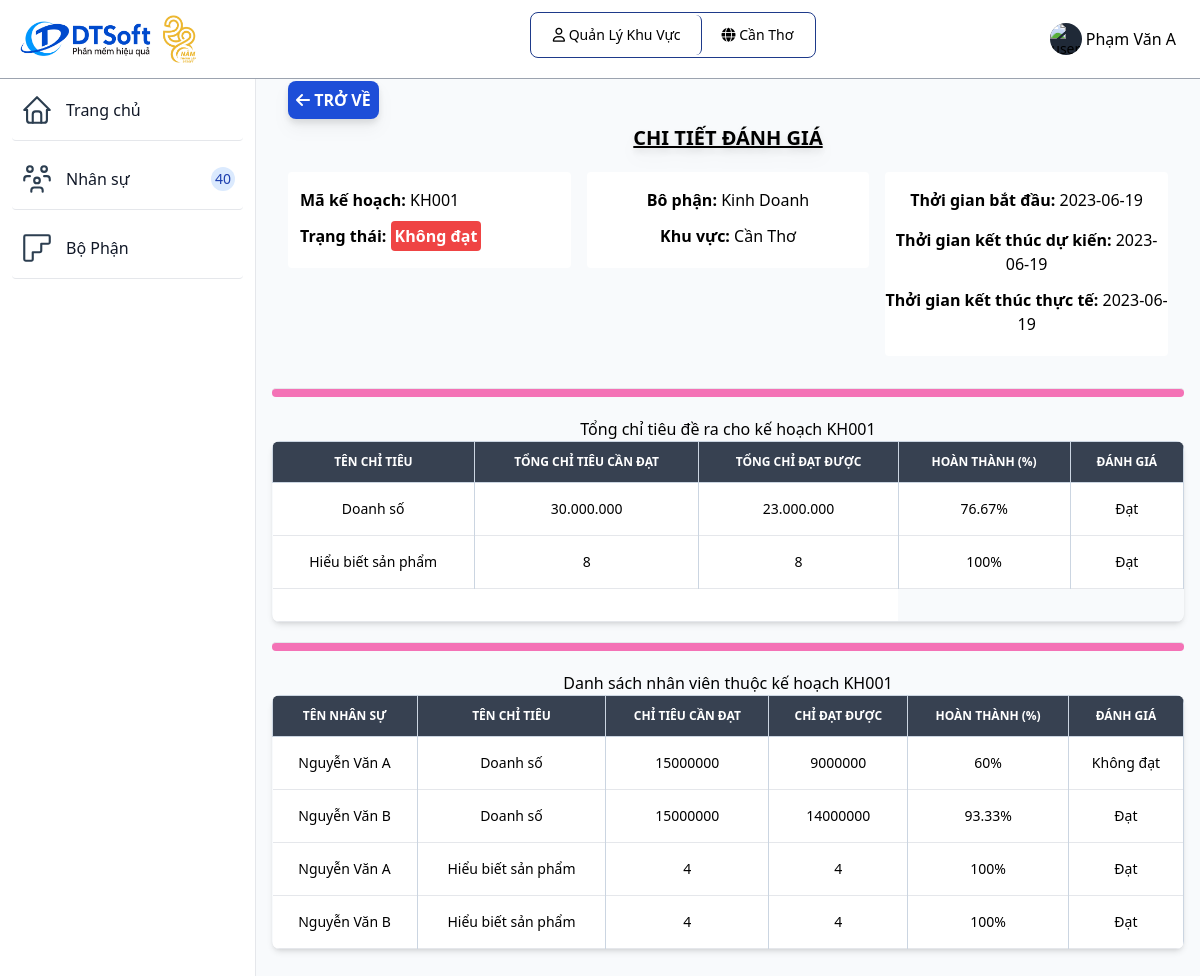
Page /chitietdanhgia.php?id=KH001 (signed in) on the committed database.
### tables this page shows
CREATE TABLE `vaitro` (
  `id_vaitro` varchar(10) NOT NULL,
  `tenvaitro` varchar(255) NOT NULL,
  `mota` varchar(255) NOT NULL
);

CREATE TABLE `khuvuc` (
  `id_khuvuc` varchar(10) NOT NULL,
  `tenkhuvuc` varchar(255) NOT NULL,
  `diachi` varchar(255) NOT NULL,
  `sdt` int(20) NOT NULL
);

CREATE TABLE `bophan` (
  `id_bophan` varchar(10) NOT NULL,
  `id_khuvuc` varchar(10) NOT NULL,
  `tenbophan` varchar(255) NOT NULL,
  `cvchuyenmon` varchar(255) NOT NULL
);

CREATE TABLE `kehoachgiaoviec` (
  `id_kehoachgiaoviec` varchar(10) NOT NULL,
  `id_bophan` varchar(10) NOT NULL,
  `id_khuvuc` varchar(10) NOT NULL,
  `tenkh` varchar(255) NOT NULL,
  `ngaybatdau` date NOT NULL,
  `ngayktdukien` date NOT NULL,
  `ngayktthucte` date NOT NULL,
  `trangthai` varchar(30) NOT NULL
);

CREATE TABLE `theodoikehoach` (
  `id` int(11) NOT NULL,
  `id_nguoidung` varchar(10) DEFAULT NULL,
  `id_chitieu` varchar(10) NOT NULL,
  `id_kehoachgiaoviec` varchar(10) NOT NULL,
  `chitieucandat` int(255) DEFAULT NULL,
  `chitieudatduoc` int(255) DEFAULT NULL,
  `trangthai` varchar(25) DEFAULT NULL
);

CREATE TABLE `nguoidung` (
  `id_nguoidung` varchar(10) NOT NULL,
  `id_bophan` varchar(10) DEFAULT NULL,
  `id_vaitro` varchar(10) NOT NULL,
  `id_khuvuc` varchar(10) DEFAULT NULL,
  `tennguoidung` varchar(255) NOT NULL,
  `sdt_nd` varchar(20) NOT NULL,
  `diachi_nd` varchar(255) NOT NULL,
  `email` varchar(255) NOT NULL,
  `password` varchar(255) NOT NULL,
  `ngaysinh` date NOT NULL,
  `gioitinh` varchar(255) NOT NULL
);

CREATE TABLE `chitieu` (
  `id_chitieu` varchar(10) NOT NULL,
  `tenchitieu` varchar(255) NOT NULL
);

### chitietdanhgia.php (the view, shortened to what the rows shown need)
<?php
include "inc/header.php";
include "db/database.php";
?>
<?php
if (!isset($_GET['id']) || $_GET['id'] == NULL) {
    echo "Lỗi rồi";
} else {
    $id = $_GET['id'];
}
$sql = "SELECT * FROM kehoachgiaoviec WHERE  id_kehoachgiaoviec = '$id'";
$result = mysqli_query($ketnoi, $sql);
$row = mysqli_fetch_array($result);
$ngaybatdau = $row["ngaybatdau"];
$ngayktdukien = $row["ngayktdukien"];
$ngayktthucte = $row["ngayktthucte"];
$id_bophan = $row["id_bophan"];
$id_khuvuc = $row["id_khuvuc"];
$sql_bophan = "SELECT `tenbophan` FROM `bophan` WHERE `id_bophan` = '" . $id_bophan . "'";
$result_bophan = mysqli_query($ketnoi, $sql_bophan);
$row_bophan = mysqli_fetch_array($result_bophan);
$tenbophan = $row_bophan["tenbophan"];
$sql_khuvuc = "SELECT `tenkhuvuc` FROM `khuvuc` WHERE `id_khuvuc` = '" . $id_khuvuc . "'";
$result_khuvuc = mysqli_query($ketnoi, $sql_khuvuc);
$row_khuvuc = mysqli_fetch_array($result_khuvuc);
$tenkhuvuc = $row_khuvuc["tenkhuvuc"];
?>
<div class="p-4 sm:ml-64">
    <div class="p-4 mt-14">
        <div class="grid grid-cols-3 gap-4 mb-4">
            <div class="items-center justify-center h-24 rounded bg-white text-center">
                <p class="text-base mt-4 mb-3"><b>Bô phận:</b> <?php echo $tenbophan ?></p>
                <p class="text-base"><b>Khu vực:</b> <?php echo $tenkhuvuc ?></p>
            </div>
            <div class="items-center justify-center pb-5 rounded bg-white text-center">
                <p class="text-base mt-4 mb-3"><b>Thởi gian bắt đầu:</b> <?php echo $ngaybatdau ?></p>
                <p class="text-base mt-4 mb-3"><b>Thởi gian kết thúc dự kiến:</b> <?php echo $ngayktdukien ?></p>
                <p class="text-base"><b>Thởi gian kết thúc thực tế:</b> <?php echo $ngayktthucte ?></p>
            </div>
        </div>
    </div>
    <div class="mb-4 mt-5">
        <div class="relative overflow-x-auto shadow-md sm:rounded-lg">
            <table class="w-full text-sm text-gray-500 dark:text-gray-400">
                <thead class="text-xs text-white uppercase bg-gray-700">
                    <tr>
                        <th class="px-3 py-3 border border-slate-300">
                            Tên chỉ tiêu
                        </th>
                        <th class="px-3 py-3 border border-slate-300">
                            Tổng chỉ tiêu cần đạt
                        </th>
                        <th class="px-3 py-3 border border-slate-300">
                            Tổng chỉ đạt được
                        </th>
                        <th class="px-3 py-3 border border-slate-300">
                            Hoàn thành (%)
                        </th>
                        <th class="px-3 py-3 border border-slate-300">
                            Đánh giá
                        </th>
                    </tr>
                </thead>
                <?php
                    $sql2 = "SELECT chitieu.tenchitieu, SUM(theodoikehoach.chitieudatduoc) AS tongchitieuđatuoc, SUM(theodoikehoach.chitieucandat) AS tongchitieucandat
                    FROM theodoikehoach
                    INNER JOIN chitieu ON theodoikehoach.id_chitieu = chitieu.id_chitieu
                    WHERE theodoikehoach.id_kehoachgiaoviec = '" . $id . "'
                    GROUP BY chitieu.tenchitieu";
                    $result2 = mysqli_query($ketnoi, $sql2);
                    while ($row2 = mysqli_fetch_array($result2)) {
                        $tongchitieuđatuoc = $row2["tongchitieuđatuoc"];
                        $tongchitieucandat = $row2["tongchitieucandat"];
                ?>
                        <?php
                        if ($tongchitieuđatuoc) {
                            $phanTramHoanThanh = ($tongchitieuđatuoc / $tongchitieucandat) * 100;
                        } else echo "--";
                        ?>
                <?php
                    }
                ?>
            </table>
        </div>
        <div class="mb-4 mt-5">
            <div class="relative overflow-x-auto shadow-md sm:rounded-lg">
                <table class="w-full text-sm text-gray-500 dark:text-gray-400">
                    <thead class="text-xs text-white uppercase bg-gray-700">
                        <tr>
                            <th class="px-3 py-3 border border-slate-300">
                                Tên nhân sự
                            </th>
                            <th class="px-3 py-3 border border-slate-300">
                                Tên chỉ tiêu
                            </th>
                            <th class="px-3 py-3 border border-slate-300">
                                Chỉ tiêu cần đạt
                            </th>
                            <th class="px-3 py-3 border border-slate-300">
                                Chỉ đạt được
                            </th>
                            <th class="px-3 py-3 border border-slate-300">
                                Hoàn thành (%)
                            </th>
                            <th class="px-3 py-3 border border-slate-300">
                                Đánh giá
                            </th>
                        </tr>
                    </thead>
                    <tbody class="text-black text-center">
                        <?php
                        $sql3 = "SELECT * FROM theodoikehoach WHERE id_kehoachgiaoviec = '" . $id . "'";
                        $result3 = mysqli_query($ketnoi, $sql3);
                        while ($row3 = mysqli_fetch_array($result3)) {
                            $id_nguoidung = $row3["id_nguoidung"];
                            $id_chitieu = $row3["id_chitieu"];
                            $chitieudatduoc = $row3["chitieudatduoc"];
                            $chitieucandat = $row3["chitieucandat"];
                            $sql_nguoidung = "SELECT * FROM `nguoidung` WHERE `id_nguoidung` = '" . $id_nguoidung . "'";
                            $result_nguoidung = mysqli_query($ketnoi, $sql_nguoidung);
                            $row_nguoidung = mysqli_fetch_array($result_nguoidung);
                            $tennguoidung = $row_nguoidung["tennguoidung"];
                            $sql_chitieu = "SELECT * FROM `chitieu` WHERE `id_chitieu` = '" . $id_chitieu . "'";
                            $result_chitieu = mysqli_query($ketnoi, $sql_chitieu);
                            $row3_chitieu = mysqli_fetch_array($result_chitieu);
                            $tenchitieu = $row3_chitieu["tenchitieu"];
                        ?>
                            <tr class="bg-white border-b dark:border-gray-700 hover:bg-gray-50">
                                <td class="px-3 py-4 text-black border-r border-slate-300">
                                    <?php echo $tennguoidung ?>
                                </td>
                                <td class="px-3 py-4 text-black border-r border-slate-300">
                                    <?php echo $tenchitieu ?>
                                </td>
                                <td class="px-3 py-4 font-medium whitespace-nowrap border-r border-slate-300">
                                    <?php echo $chitieucandat ?>
                                </td>
                                <td class="px-3 py-4 font-medium whitespace-nowrap border-r border-slate-300">
                                    <?php
                                    if ($chitieudatduoc) {
                                        echo $chitieudatduoc;
                                    } else echo "Chưa báo cáo";
                                    ?>
                                </td>
                                <td class="px-3 py-4 font-medium whitespace-nowrap border-r border-slate-300">
                                    <?php
                                    if ($chitieudatduoc) {
                                        $phanTramHoanThanh = ($chitieudatduoc / $chitieucandat) * 100;
                                        echo round($phanTramHoanThanh, 2) . "%";
                                    } else echo "--";
                                    ?>
                                </td>
                                <td class="px-3 py-4 font-medium whitespace-nowrap border-r border-slate-300">
                                    <?php
                                    if ($chitieudatduoc) {
                                        if ($phanTramHoanThanh >= 75) echo "Đạt";
                                        else if ($phanTramHoanThanh < 75) echo "Không đạt";
                                        else echo "Chưa đạt";
                                    } else echo "--";
                                    ?>
                                </td>
                            </tr>
                        <?php } ?>
                    </tbody>
                </table>
            </div>
        </div>
    </div>
</div>
</body>
</html>

### inc/header.php (shortened to what the rows shown need)
<?php
 include_once('db/connect.php');
?>
<!DOCTYPE html>
<html lang="en">
<head>
	<link href="https://unpkg.com/tailwindcss@2.2.19/dist/tailwind.min.css" rel=" stylesheet">
  <link rel="stylesheet" href="https://cdnjs.cloudflare.com/ajax/libs/font-awesome/6.4.0/css/all.min.css">
	<link href="https://cdn.datatables.net/1.10.19/css/jquery.dataTables.min.css" rel="stylesheet">
	<link href="https://cdn.datatables.net/responsive/2.2.3/css/responsive.dataTables.min.css" rel="stylesheet">
  <script src="https://cdn.tailwindcss.com"></script>
</head>
<body class="g-sidenav-show bg-slate-50" id="draggable">
  <nav class="fixed top-0 z-50 w-full bg-white border-b border-gray-400 dark:border-gray-100 text-black">
        <div class="px-3 py-3 lg:px-5 lg:pl-3">
          <div class="flex items-center justify-between">
	    <div class="divToHide flex items-center justify-start relative inline-flex items-center p-0.5 mb-2 mr-2 text-sm font-medium rounded-lg border border-blue-900">
              <span class="relative px-5 py-2.5 bg-white rounded-md border-r border-blue-900">
                <i class="fa-regular fa-user"></i>
                  <?php
                    $sql = "SELECT tenvaitro from vaitro where id_vaitro = '" . $_SESSION['id_vaitro'] ."'";
                    $result = mysqli_query($connect, $sql);
                    $row = mysqli_fetch_array($result);
                    echo $row['tenvaitro'];
                  ?>
              </span>
              <?php
              if ($_SESSION['id_vaitro'] != 'QTHT'){
              ?>
              <span class="relative px-5 py-2.5 bg-white rounded-md">
                  <i class="fa-solid fa-globe"></i>
                  <?php
                    $sql = "SELECT tenkhuvuc from khuvuc where id_khuvuc = '" . $_SESSION['id_khuvuc'] ."'";
                    $result = mysqli_query($connect, $sql);
                    $row = mysqli_fetch_array($result);
                    echo $row['tenkhuvuc'];
                  ?>
              </span>
              <?php
              }
              ?>
            </div>
          </div>
        </div>
      </nav>

### rows in the picture
vaitro: tenvaitro "Quản Lý Khu Vực"
khuvuc: tenkhuvuc "Cần Thơ"
bophan: tenbophan "Kinh Doanh"
kehoachgiaoviec: ngaybatdau "2023-06-19", ngayktdukien "2023-06-19", ngayktthucte "2023-06-19"
theodoikehoach: id_nguoidung.tennguoidung "Nguyễn Văn A", id_chitieu.tenchitieu "Doanh số", chitieucandat "15000000", chitieudatduoc "9000000", phanTramHoanThanh "60", shows "Không đạt"
theodoikehoach: id_nguoidung.tennguoidung "Nguyễn Văn B", id_chitieu.tenchitieu "Doanh số", chitieucandat "15000000", chitieudatduoc "14000000", phanTramHoanThanh "93.33", shows "Đạt"
theodoikehoach: id_nguoidung.tennguoidung "Nguyễn Văn A", id_chitieu.tenchitieu "Hiểu biết sản phẩm", chitieucandat "4", chitieudatduoc "4", phanTramHoanThanh "100", shows "Đạt"
theodoikehoach: id_nguoidung.tennguoidung "Nguyễn Văn B", id_chitieu.tenchitieu "Hiểu biết sản phẩm", chitieucandat "4", chitieudatduoc "4", phanTramHoanThanh "100", shows "Đạt"

### other values in the picture
$_SESSION['tennguoidung'] "Phạm Văn A"
$id "KH001"
$tenchitieu "Doanh số"
$candat "30.000.000"
$đatduoc "23.000.000"
$phanTramHoanThanh "76.67"
$tenchitieu "Hiểu biết sản phẩm"
$candat "8"
$đatduoc "8"
$phanTramHoanThanh "100"
